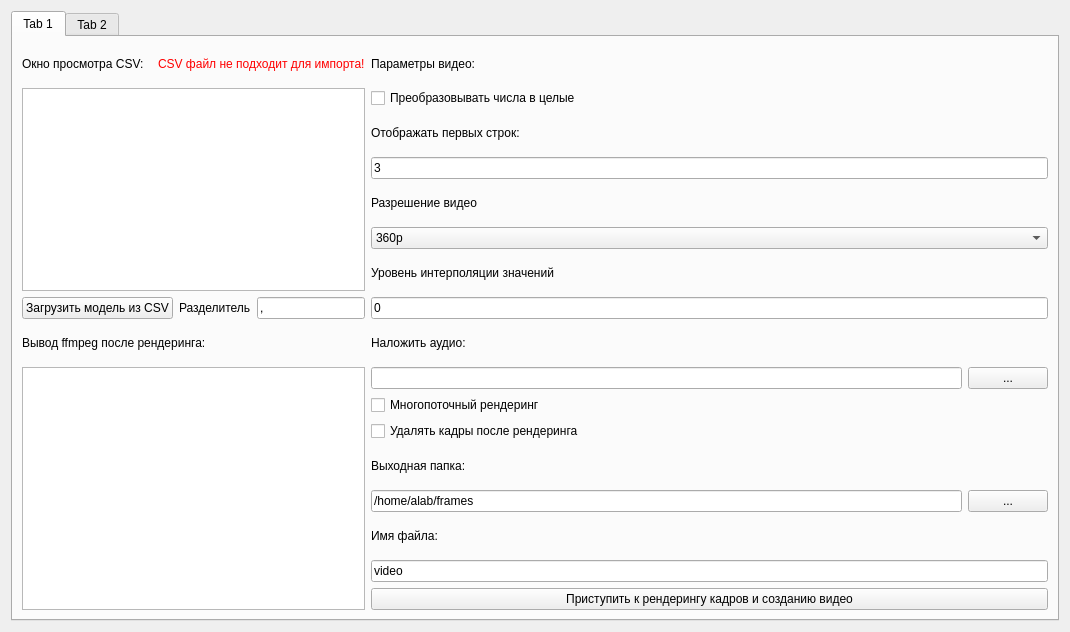
<?xml version="1.0" encoding="UTF-8"?>
<ui version="4.0">
 <class>Widget</class>
 <widget class="QWidget" name="Widget">
  <property name="geometry">
   <rect>
    <x>0</x>
    <y>0</y>
    <width>1070</width>
    <height>632</height>
   </rect>
  </property>
  <property name="windowTitle">
   <string>Widget</string>
  </property>
  <layout class="QGridLayout" name="gridLayout">
   <item row="0" column="0">
    <widget class="QTabWidget" name="tabWidget">
     <property name="currentIndex">
      <number>0</number>
     </property>
     <widget class="QWidget" name="settings">
      <attribute name="title">
       <string>Tab 1</string>
      </attribute>
      <layout class="QGridLayout" name="gridLayout_4">
       <item row="0" column="0">
        <widget class="QLabel" name="label_2">
         <property name="text">
          <string>Окно просмотра CSV:</string>
         </property>
        </widget>
       </item>
       <item row="0" column="1">
        <widget class="QLabel" name="resultLabel">
         <property name="text">
          <string>&lt;html&gt;&lt;head/&gt;&lt;body&gt;&lt;p&gt;&lt;span style=&quot; color:#ff0000;&quot;&gt;CSV файл не подходит для импорта!&lt;/span&gt;&lt;/p&gt;&lt;/body&gt;&lt;/html&gt;</string>
         </property>
         <property name="textFormat">
          <enum>Qt::RichText</enum>
         </property>
        </widget>
       </item>
       <item row="0" column="2">
        <widget class="QLabel" name="label_4">
         <property name="text">
          <string>Параметры видео:</string>
         </property>
        </widget>
       </item>
       <item row="1" column="0" rowspan="6" colspan="2">
        <widget class="QTableWidget" name="tableWidget"/>
       </item>
       <item row="1" column="2">
        <widget class="QCheckBox" name="toInt">
         <property name="text">
          <string>Преобразовывать числа в целые</string>
         </property>
        </widget>
       </item>
       <item row="2" column="2">
        <widget class="QLabel" name="label_8">
         <property name="text">
          <string>Отображать первых строк:</string>
         </property>
        </widget>
       </item>
       <item row="3" column="2" colspan="2">
        <widget class="QLineEdit" name="rowsSize">
         <property name="text">
          <string>3</string>
         </property>
        </widget>
       </item>
       <item row="4" column="2">
        <widget class="QLabel" name="label_9">
         <property name="text">
          <string>Разрешение видео</string>
         </property>
        </widget>
       </item>
       <item row="6" column="2">
        <widget class="QLabel" name="label_10">
         <property name="text">
          <string>Уровень интерполяции значений</string>
         </property>
        </widget>
       </item>
       <item row="7" column="0" colspan="2">
        <layout class="QGridLayout" name="gridLayout_3">
         <item row="0" column="0">
          <widget class="QPushButton" name="loadCSVModel">
           <property name="text">
            <string>Загрузить модель из CSV</string>
           </property>
          </widget>
         </item>
         <item row="0" column="1">
          <widget class="QLabel" name="label">
           <property name="text">
            <string>Разделитель</string>
           </property>
          </widget>
         </item>
         <item row="0" column="2">
          <widget class="QLineEdit" name="separator">
           <property name="text">
            <string>,</string>
           </property>
           <property name="maxLength">
            <number>1</number>
           </property>
          </widget>
         </item>
        </layout>
       </item>
       <item row="7" column="2" colspan="2">
        <widget class="QLineEdit" name="interpolation">
         <property name="text">
          <string>0</string>
         </property>
        </widget>
       </item>
       <item row="8" column="0" colspan="2">
        <widget class="QLabel" name="label_3">
         <property name="text">
          <string>Вывод ffmpeg после рендеринга:</string>
         </property>
        </widget>
       </item>
       <item row="8" column="2">
        <widget class="QLabel" name="label_11">
         <property name="text">
          <string>Наложить аудио:</string>
         </property>
        </widget>
       </item>
       <item row="9" column="0" rowspan="8" colspan="2">
        <widget class="QTextEdit" name="ffmpegoutput"/>
       </item>
       <item row="9" column="2">
        <widget class="QLineEdit" name="audioPath">
         <property name="text">
          <string/>
         </property>
        </widget>
       </item>
       <item row="9" column="3">
        <widget class="QPushButton" name="selectAudio">
         <property name="text">
          <string>...</string>
         </property>
        </widget>
       </item>
       <item row="10" column="2" colspan="2">
        <widget class="QCheckBox" name="mt">
         <property name="text">
          <string>Многопоточный рендеринг</string>
         </property>
        </widget>
       </item>
       <item row="11" column="2" colspan="2">
        <widget class="QCheckBox" name="deleteAfterRend">
         <property name="text">
          <string>Удалять кадры после рендеринга</string>
         </property>
        </widget>
       </item>
       <item row="12" column="2">
        <widget class="QLabel" name="label_6">
         <property name="text">
          <string>Выходная папка:</string>
         </property>
        </widget>
       </item>
       <item row="13" column="2">
        <widget class="QLineEdit" name="outputPath">
         <property name="text">
          <string>/home/alab/frames</string>
         </property>
        </widget>
       </item>
       <item row="13" column="3">
        <widget class="QPushButton" name="selectFolder">
         <property name="text">
          <string>...</string>
         </property>
        </widget>
       </item>
       <item row="14" column="2">
        <widget class="QLabel" name="label_7">
         <property name="text">
          <string>Имя файла:</string>
         </property>
        </widget>
       </item>
       <item row="15" column="2" colspan="2">
        <widget class="QLineEdit" name="outputName">
         <property name="text">
          <string>video</string>
         </property>
        </widget>
       </item>
       <item row="16" column="2" colspan="2">
        <widget class="QPushButton" name="render">
         <property name="text">
          <string>Приступить к рендерингу кадров и созданию видео</string>
         </property>
        </widget>
       </item>
       <item row="5" column="2" colspan="2">
        <widget class="QComboBox" name="resolution">
         <item>
          <property name="text">
           <string>360p</string>
          </property>
         </item>
         <item>
          <property name="text">
           <string>720p</string>
          </property>
         </item>
         <item>
          <property name="text">
           <string>1080p</string>
          </property>
         </item>
         <item>
          <property name="text">
           <string>2K</string>
          </property>
         </item>
         <item>
          <property name="text">
           <string>4K</string>
          </property>
         </item>
        </widget>
       </item>
      </layout>
     </widget>
     <widget class="QWidget" name="preview">
      <attribute name="title">
       <string>Tab 2</string>
      </attribute>
      <layout class="QGridLayout" name="gridLayout_2">
       <item row="1" column="0">
        <widget class="QGraphicsView" name="graphicsView"/>
       </item>
       <item row="0" column="0">
        <widget class="QLabel" name="label_5">
         <property name="text">
          <string>Предпросмотр сетки(в разрешение окна):</string>
         </property>
        </widget>
       </item>
      </layout>
     </widget>
    </widget>
   </item>
  </layout>
 </widget>
 <resources/>
 <connections/>
</ui>
